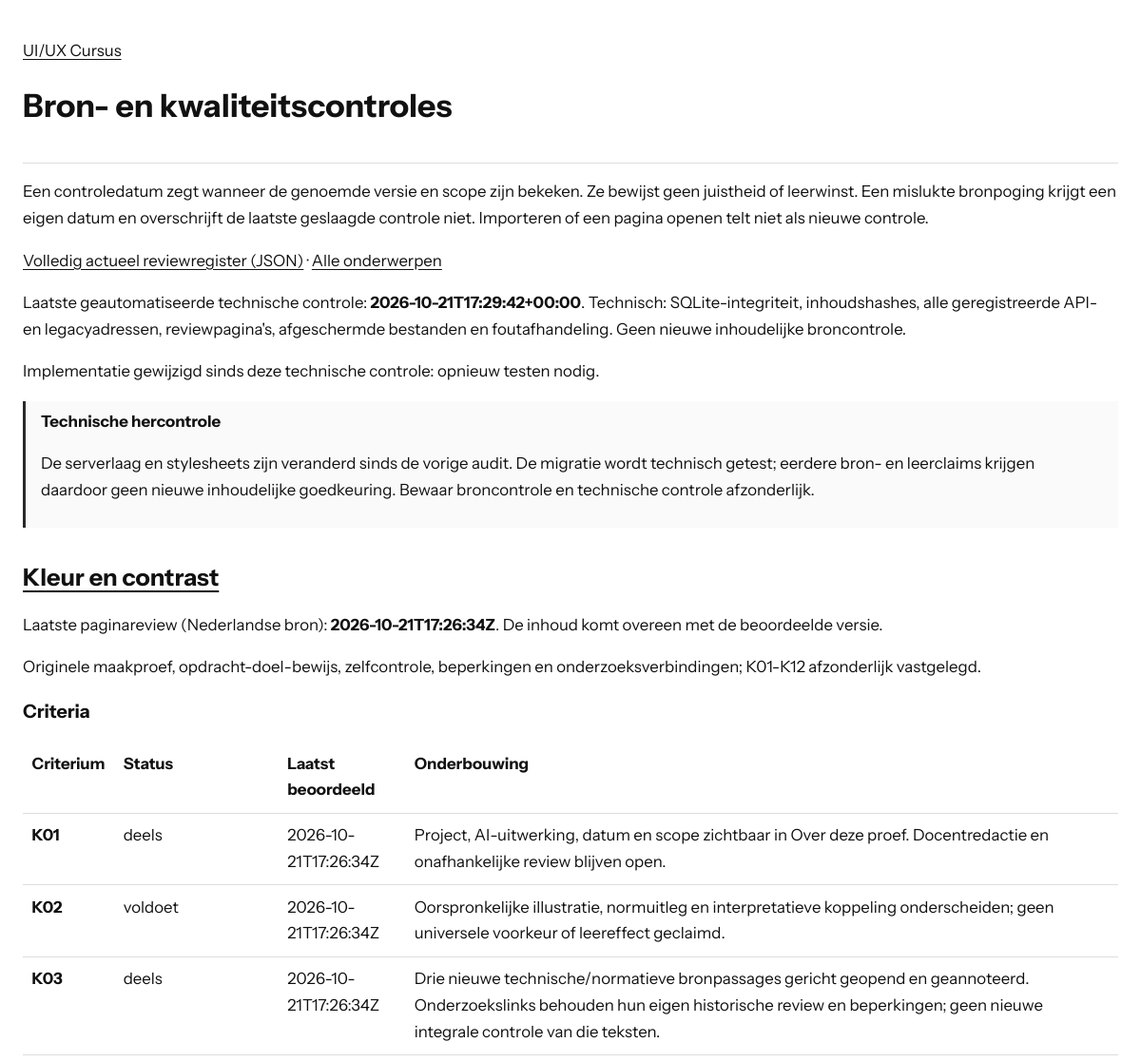
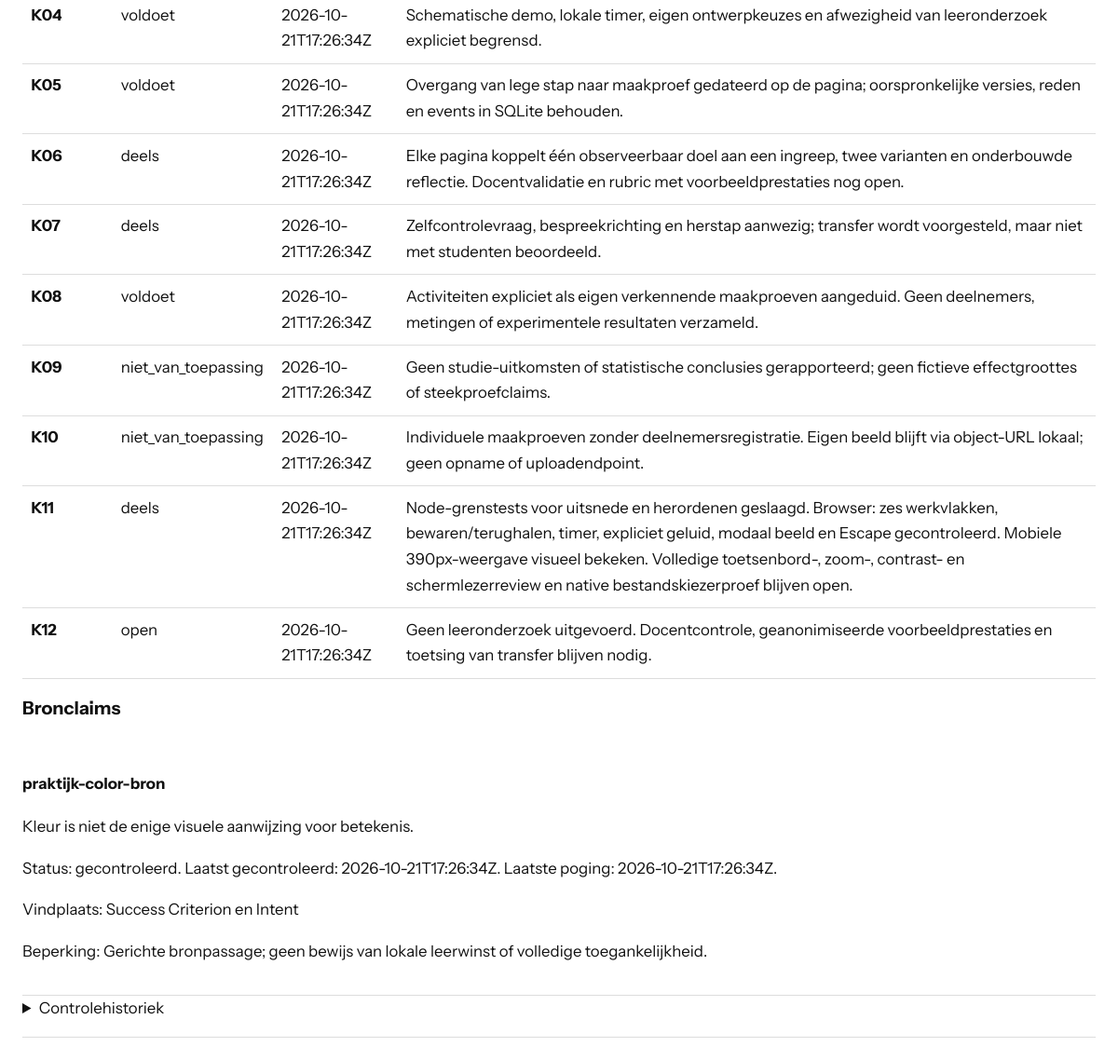
/checks.php?topic=begrijpen, run on the app's committed database (2 pictures, top to bottom).
### tables this page shows
CREATE TABLE metadata (key TEXT PRIMARY KEY, value TEXT NOT NULL);

CREATE TABLE criterion_checks (
    topic_id TEXT NOT NULL REFERENCES topics(id), criterion TEXT NOT NULL,
    status TEXT NOT NULL, evidence TEXT NOT NULL, last_checked_at TEXT,
    checked_hash TEXT NOT NULL, PRIMARY KEY(topic_id,criterion)
);

CREATE TABLE claims (
    id TEXT PRIMARY KEY, topic_id TEXT NOT NULL REFERENCES topics(id), claim_json TEXT NOT NULL,
    verification TEXT NOT NULL, last_attempted_at TEXT, last_checked_at TEXT,
    checked_hash TEXT NOT NULL
);

### lib/course.php (called while the page is built, shortened)
<?php
function course_decode(string $value): array
{
    return json_decode($value, true, 512, JSON_THROW_ON_ERROR);
}
function course_meta(PDO $db, string $key): array
{
    $q = $db->prepare('SELECT value FROM metadata WHERE key = ?');
    $q->execute([$key]);
    $value = $q->fetchColumn();
    return $value === false ? [] : course_decode($value);
}
function course_topics(PDO $db): array
{
    $q = $db->prepare('SELECT id, metadata_json FROM topics ORDER BY position');
    $q->execute();
    return array_map(static function (array $row): array {
        $topic = course_decode($row['metadata_json']);
        $topic['contentFile'] = 'api.php?resource=content&id=' . rawurlencode($row['id']) . '&lang=nl';
        return $topic;
    }, $q->fetchAll());
}
function course_review(PDO $db, string $id): ?array
{
    $q = $db->prepare('SELECT p.*, c.content_hash FROM page_reviews p JOIN contents c ON c.topic_id=p.topic_id AND c.lang=? WHERE p.topic_id=?');
    $q->execute(['nl', $id]);
    $row = $q->fetch();
    $review = course_decode($row['review_json']);
    $review['review_language'] = 'nl';
    $review['last_checked_at'] = $row['last_checked_at'];
    $review['checked_hash'] = $row['checked_hash'];
    $review['current_hash'] = $row['content_hash'];
    $review['needs_content_review'] = $row['checked_hash'] !== $row['content_hash'];
    $q = $db->prepare('SELECT * FROM criterion_checks WHERE topic_id=? ORDER BY criterion');
    $q->execute([$id]);
    foreach ($q as $item) {
        $review['criteria'][$item['criterion']] = [
            'status' => $item['status'], 'evidence' => $item['evidence'],
            'last_checked_at' => $item['last_checked_at'], 'checked_hash' => $item['checked_hash'],
            'needs_review' => $item['checked_hash'] !== $row['content_hash'],
        ];
    }
    $q = $db->prepare('SELECT * FROM claims WHERE topic_id=? ORDER BY id');
    $q->execute([$id]);
    $review['claims'] = [];
    foreach ($q as $item) {
        $claim = course_decode($item['claim_json']);
        $claim['verification'] = $item['verification'];
        $claim['last_attempted_at'] = $item['last_attempted_at'];
        $claim['last_checked_at'] = $item['last_checked_at'];
        $claim['checked_hash'] = $item['checked_hash'];
        $claim['needs_review'] = $item['last_checked_at'] === null || $item['checked_hash'] !== $row['content_hash'];
        $review['claims'][] = $claim;
    }
    return $review;
}
function course_dependencies(PDO $db): array
{
    $expected = course_meta($db, 'audit')['dependency_hashes'] ?? [];
    $result = [];
    foreach ($expected as $file => $hash) {
        $path = COURSE_ROOT . '/' . $file;
        $current = is_file($path) ? hash_file('sha256', $path) : null;
        $result[] = ['file' => $file, 'checked_hash' => $hash, 'current_hash' => $current, 'needs_review' => $current !== $hash];
    }
    return $result;
}
function course_e(mixed $text): string
{
    return htmlspecialchars((string)$text, ENT_QUOTES | ENT_SUBSTITUTE, 'UTF-8');
}
function course_slug(mixed $value): ?string
{
    return is_string($value) && preg_match('/\A[a-z0-9]+(?:-[a-z0-9]+)*\z/D', $value) ? $value : null;
}

### checks.php (the view, shortened to what this page needs)
<?php
require_once __DIR__ . '/lib/course.php';
try {
    $db = course_db();
    $topics = course_topics($db);
    $selected = isset($_GET['topic']) ? course_slug($_GET['topic']) : null;
    $review = $selected !== null ? course_review($db, $selected) : null;
    $reviews = $selected === null ? course_reviews($db)['records'] : [$review];
} catch (Throwable $error) {
    error_log('Course checks: ' . $error->getMessage());
    http_response_code(503);
    exit('De controles zijn tijdelijk niet beschikbaar.');
}
?>
<!doctype html>
<html lang="nl"><head><meta charset="utf-8"><meta name="viewport" content="width=device-width,initial-scale=1">
<title>Bron- en kwaliteitscontroles - UI/UX Cursus</title><link rel="stylesheet" href="styles/checks.css?v=instrument1"></head>
<body><header><a href="index.php">UI/UX Cursus</a><h1>Bron- en kwaliteitscontroles</h1></header><main>
<p>Een controledatum zegt wanneer de genoemde versie en scope zijn bekeken. Ze bewijst geen juistheid of leerwinst. Een mislukte bronpoging krijgt een eigen datum en overschrijft de laatste geslaagde controle niet. Importeren of een pagina openen telt niet als nieuwe controle.</p>
<p><a href="api.php?resource=reviews">Volledig actueel reviewregister (JSON)</a> · <a href="checks.php">Alle onderwerpen</a></p>
<?php $technical = course_meta($db, 'technical_validation'); if ($technical): ?>
<p>Laatste geautomatiseerde technische controle: <strong><?= course_e($technical['validated_at']) ?></strong>. <?= course_e($technical['scope']) ?></p>
<?php $technicalChanged = array_filter($technical['file_hashes'], static fn(string $hash, string $file): bool => !is_file(COURSE_ROOT . '/' . $file) || hash_file('sha256', COURSE_ROOT . '/' . $file) !== $hash, ARRAY_FILTER_USE_BOTH); if ($technicalChanged): ?><p>Implementatie gewijzigd sinds deze technische controle: opnieuw testen nodig.</p><?php endif; ?>
<?php endif; ?>
<?php $changed = array_filter(course_dependencies($db), static fn(array $r): bool => $r['needs_review']); ?>
<?php if ($changed): ?><aside><strong>Technische hercontrole</strong><p>De serverlaag en stylesheets zijn veranderd sinds de vorige audit. De migratie wordt technisch getest; eerdere bron- en leerclaims krijgen daardoor geen nieuwe inhoudelijke goedkeuring. Bewaar broncontrole en technische controle afzonderlijk.</p></aside><?php endif; ?>
<?php foreach ($reviews as $item): ?>
<section><h2><a href="index.php?topic=<?= course_e($item['id']) ?>#<?= course_e($item['id']) ?>"><?= course_e(array_values(array_filter($topics, static fn(array $t): bool => $t['id'] === $item['id']))[0]['titel']) ?></a></h2>
<p>Laatste paginareview (Nederlandse bron): <strong><?= course_e($item['last_checked_at'] ?? 'nog niet gecontroleerd') ?></strong>. <?= !$item['last_checked_at'] ? 'Nog niet inhoudelijk beoordeeld.' : ($item['needs_content_review'] ? 'Inhoud gewijzigd sinds deze review: hercontrole nodig.' : 'De inhoud komt overeen met de beoordeelde versie.') ?></p>
<p><?= course_e($item['review_scope'] ?? '') ?></p>
<?php if ($selected === null): ?><p><a href="checks.php?topic=<?= course_e($item['id']) ?>">Bekijk criteria, bronclaims en controledatums</a></p><?php else: ?>
<h3>Criteria</h3><div class="table-scroll"><table><thead><tr><th>Criterium</th><th>Status</th><th>Laatst beoordeeld</th><th>Onderbouwing</th></tr></thead><tbody>
<?php foreach ($item['criteria'] as $key => $criterion): ?><tr><th><?= course_e($key) ?></th><td><?= course_e($criterion['status']) ?></td><td><?= course_e($criterion['last_checked_at'] ?? 'onbekend') ?></td><td><?= course_e($criterion['evidence']) ?></td></tr><?php endforeach; ?>
</tbody></table></div><h3>Bronclaims</h3>
<?php foreach ($item['claims'] as $claim): ?><article><h4><?= course_e($claim['id']) ?></h4><p><?= course_e($claim['passage'] ?? $claim['supports'] ?? '') ?></p><p>Status: <?= course_e($claim['verification']) ?><?= $claim['needs_review'] ? ' · controle open of inhoud gewijzigd' : '' ?>. Laatst gecontroleerd: <?= course_e($claim['last_checked_at'] ?? 'niet vastgelegd') ?>. Laatste poging: <?= course_e($claim['last_attempted_at'] ?? 'niet vastgelegd') ?>.</p><p>Vindplaats: <?= course_e($claim['locator'] ?? '') ?></p><p>Beperking: <?= course_e($claim['limitations'] ?? '') ?></p></article><?php endforeach; ?>
<details><summary>Controlehistoriek</summary></details>
<?php endif; ?></section>
<?php endforeach; ?>
</main></body></html>

### styles/checks.css (style rules this page uses)
:root { color-scheme: light; }
body { max-width: 76rem; margin: auto; padding: 1.5rem; color: #111; background: white; font: 1.05rem/1.65 "Instrument Sans",system-ui,sans-serif; }
h1,h2,h3,h4 { font-family: "Instrument Sans",system-ui,sans-serif; line-height: 1.25; overflow-wrap: anywhere; }
header,section,article { padding-block: 1rem; border-bottom: 1px solid #ddd; }
a { color: inherit; text-underline-offset: .2em; }
aside { border-left: 3px solid #292929; padding: .5rem 1rem; background: #fafafa; }
table { border-collapse: collapse; width: 100%; }
th,td { text-align: left; vertical-align: top; border-bottom: 1px solid #ddd; padding: .6rem; }
.table-scroll { overflow-x: auto; }
summary { cursor: pointer; }

### data on the page
metadata: value "2026-10-21T17:29:42+00:00", value "Technisch: SQLite-integriteit, inhoudshashes, alle geregistreerde API- en legacyadressen, reviewpagina's, afgeschermde bestanden en foutafhandeling. Geen nieuwe inhoudelijke broncontrole."
criterion_checks: topic "Kleur en contrast", last_checked_at "2026-10-21T17:26:34Z", shows "De inhoud komt overeen met de beoordeelde versie.", review_scope "Originele maakproef, opdracht-doel-bewijs, zelfcontrole, beperkingen en onderzoeksverbindingen; K01-K12 afzonderlijk vastgelegd.", key "K03", status "deels", evidence "Drie nieuwe technische/normatieve bronpassages gericht geopend en geannoteerd. Onderzoekslinks behouden hun eigen historische review en beperkingen; geen nieuwe integrale controle van die teksten.", key "K06", evidence "Elke pagina koppelt één observeerbaar doel aan een ingreep, twee varianten en onderbouwde reflectie. Docentvalidatie en rubric met voorbeeldprestaties nog open.", key "K11", evidence "Node-grenstests voor uitsnede en herordenen geslaagd. Browser: zes werkvlakken, bewaren/terughalen, timer, expliciet geluid, modaal beeld en Escape gecontroleerd. Mobiele 390px-weergave visueel bekeken. Volledige toetsenbord-, zoom-, contrast- en schermlezerreview en native bestandskiezerproef blijven open.", key "K12", status "open", evidence "Geen leeronderzoek uitgevoerd. Docentcontrole, geanonimiseerde voorbeeldprestaties en toetsing van transfer blijven nodig."
criterion_checks: key "K01", status "deels", last_checked_at "2026-10-21T17:26:34Z", evidence "Project, AI-uitwerking, datum en scope zichtbaar in Over deze proef. Docentredactie en onafhankelijke review blijven open."
criterion_checks: key "K02", status "voldoet", last_checked_at "2026-10-21T17:26:34Z", evidence "Oorspronkelijke illustratie, normuitleg en interpretatieve koppeling onderscheiden; geen universele voorkeur of leereffect geclaimd."
criterion_checks: key "K04", status "voldoet", last_checked_at "2026-10-21T17:26:34Z", evidence "Schematische demo, lokale timer, eigen ontwerpkeuzes en afwezigheid van leeronderzoek expliciet begrensd."
criterion_checks: key "K05", status "voldoet", last_checked_at "2026-10-21T17:26:34Z", evidence "Overgang van lege stap naar maakproef gedateerd op de pagina; oorspronkelijke versies, reden en events in SQLite behouden."
criterion_checks: key "K07", status "deels", last_checked_at "2026-10-21T17:26:34Z", evidence "Zelfcontrolevraag, bespreekrichting en herstap aanwezig; transfer wordt voorgesteld, maar niet met studenten beoordeeld."
criterion_checks: key "K08", status "voldoet", last_checked_at "2026-10-21T17:26:34Z", evidence "Activiteiten expliciet als eigen verkennende maakproeven aangeduid. Geen deelnemers, metingen of experimentele resultaten verzameld."
criterion_checks: key "K09", status "niet_van_toepassing", last_checked_at "2026-10-21T17:26:34Z", evidence "Geen studie-uitkomsten of statistische conclusies gerapporteerd; geen fictieve effectgroottes of steekproefclaims."
criterion_checks: key "K10", status "niet_van_toepassing", last_checked_at "2026-10-21T17:26:34Z", evidence "Individuele maakproeven zonder deelnemersregistratie. Eigen beeld blijft via object-URL lokaal; geen opname of uploadendpoint."
claims: id "praktijk-color-bron", supports "Kleur is niet de enige visuele aanwijzing voor betekenis.", verification "gecontroleerd", last_checked_at "2026-10-21T17:26:34Z", last_attempted_at "2026-10-21T17:26:34Z", locator "Success Criterion en Intent", limitations "Gerichte bronpassage; geen bewijs van lokale leerwinst of volledige toegankelijkheid."
